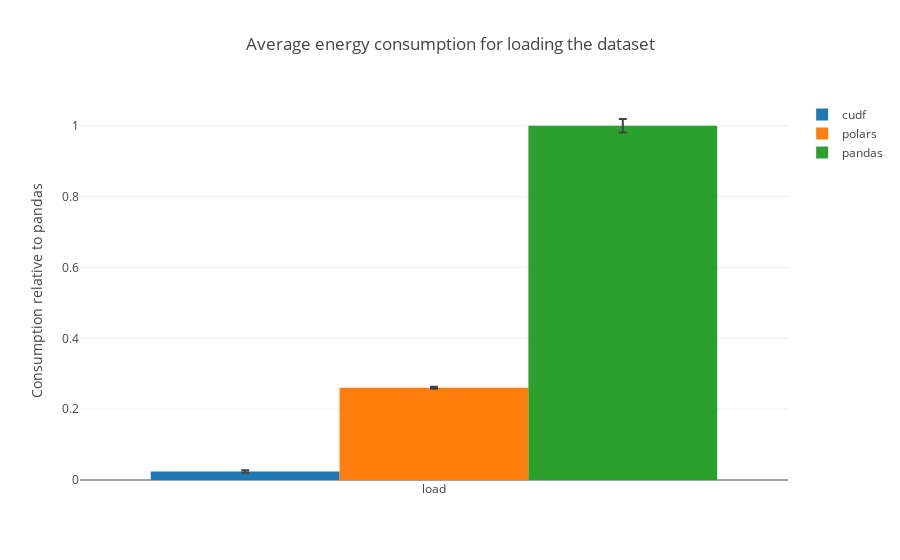

The notebook cell saved with this chart:
### Code cell
fig = go.Figure()
sample_size = 100000
cudf_tdf = cudf_df[cudf_df["n"] == sample_size]
cudf_tdf.drop(
    columns=[c for c in cudf_tdf.columns if "sec" in c or not "load" in c or c == "n"],
    inplace=True,
)
cudf_tdf = cudf_tdf.map(lambda x: x if x >= 0 else x + 65532610987)
polars_tdf = polars_df[polars_df["n"] == sample_size]
polars_tdf.drop(
    columns=[
        c for c in polars_tdf.columns if "sec" in c or not "load" in c or c == "n"
    ],
    inplace=True,
)
polars_tdf = polars_tdf.map(lambda x: x if x >= 0 else x + 65532610987)
pandas_tdf = pandas_df[pandas_df["n"] == sample_size]
pandas_tdf.drop(
    columns=[
        c for c in pandas_tdf.columns if "sec" in c or not "load" in c or c == "n"
    ],
    inplace=True,
)
pandas_tdf = pandas_tdf.map(lambda x: x if x >= 0 else x + 65532610987)
y_cudf = [
    cudf_tdf.loc[:, ["load" in c for c in cudf_tdf.columns]].mean().sum()
    * convertion_factor
    for test in tests
]
y_polars = [
    polars_tdf.loc[:, ["load" in c for c in polars_tdf.columns]].mean().sum()
    * convertion_factor
    for test in tests
]
y_pandas = [
    pandas_tdf.loc[:, ["load" in c for c in pandas_tdf.columns]].mean().sum()
    * convertion_factor
    for test in tests
]
std_cudf = [
    cudf_tdf.loc[:, ["load" in c for c in pandas_tdf.columns]].sum(axis=1).std()
    * convertion_factor
    for test in tests
]
std_pandas = [
    pandas_tdf.loc[:, ["load" in c for c in pandas_tdf.columns]].sum(axis=1).std()
    * convertion_factor
    for test in tests
]
std_polars = [
    polars_tdf.loc[:, ["load" in c for c in pandas_tdf.columns]].sum(axis=1).std()
    * convertion_factor
    for test in tests
]
for idx, val in enumerate(y_pandas):
    y_cudf[idx] = y_cudf[idx] / val
    y_polars[idx] = y_polars[idx] / val
    y_pandas[idx] = y_pandas[idx] / val
    std_cudf[idx] = std_cudf[idx] / val
    std_pandas[idx] = std_pandas[idx] / val
    std_polars[idx] = std_polars[idx] / val
fig.add_trace(
    go.Bar(
        x=["load"],
        y=y_cudf,
        error_y=dict(
            type="data",  # value of error bar given in data coordinates
            array=std_cudf,
            visible=True,
        ),
        name="cudf",
    )
)
fig.add_trace(
    go.Bar(
        x=["load"],
        y=y_polars,
        error_y=dict(
            type="data",  # value of error bar given in data coordinates
            array=std_polars,
            visible=True,
        ),
        name="polars",
    )
)
fig.add_trace(
    go.Bar(
        x=["load"],
        y=y_pandas,
        error_y=dict(
            type="data",  # value of error bar given in data coordinates
            array=std_pandas,
            visible=True,
        ),
        name="pandas",
    )
)
# fig.add_trace(go.Bar(x=["load"], y=y_cudf, name="cudf"))
# fig.add_trace(go.Bar(x=["load"], y=y_polars, name="polars"))
# fig.add_trace(go.Bar(x=["load"], y=y_pandas, name="pandas"))
fig.update_layout(
    template="none", title=f"Average energy consumption for loading the dataset"
)
fig.update_yaxes(title="Consumption relative to pandas")  # ,type="log") # type="log"
fig.show()
fig.write_image(f"./../figs/relative_energy_consumption_loading.svg")

### Figure 1 — Plotly figure (JSON) as saved in the notebook; plotly's stock layout.template omitted (floating-point values rounded to 4 significant figures)
{"data": [{"error_y": {"array": [0.003746, 0.003746, 0.003746], "type": "data", "visible": true}, "name": "cudf", "type": "bar", "x": ["load"], "y": [0.02413, 0.02413, 0.02413]}, {"error_y": {"array": [0.002623, 0.002623, 0.002623], "type": "data", "visible": true}, "name": "polars", "type": "bar", "x": ["load"], "y": [0.2604, 0.2604, 0.2604]}, {"error_y": {"array": [0.01907, 0.01907, 0.01907], "type": "data", "visible": true}, "name": "pandas", "type": "bar", "x": ["load"], "y": [1, 1, 1]}], "layout": {"title": {"text": "Average energy consumption for loading the dataset"}, "yaxis": {"title": {"text": "Consumption relative to pandas"}}}}
